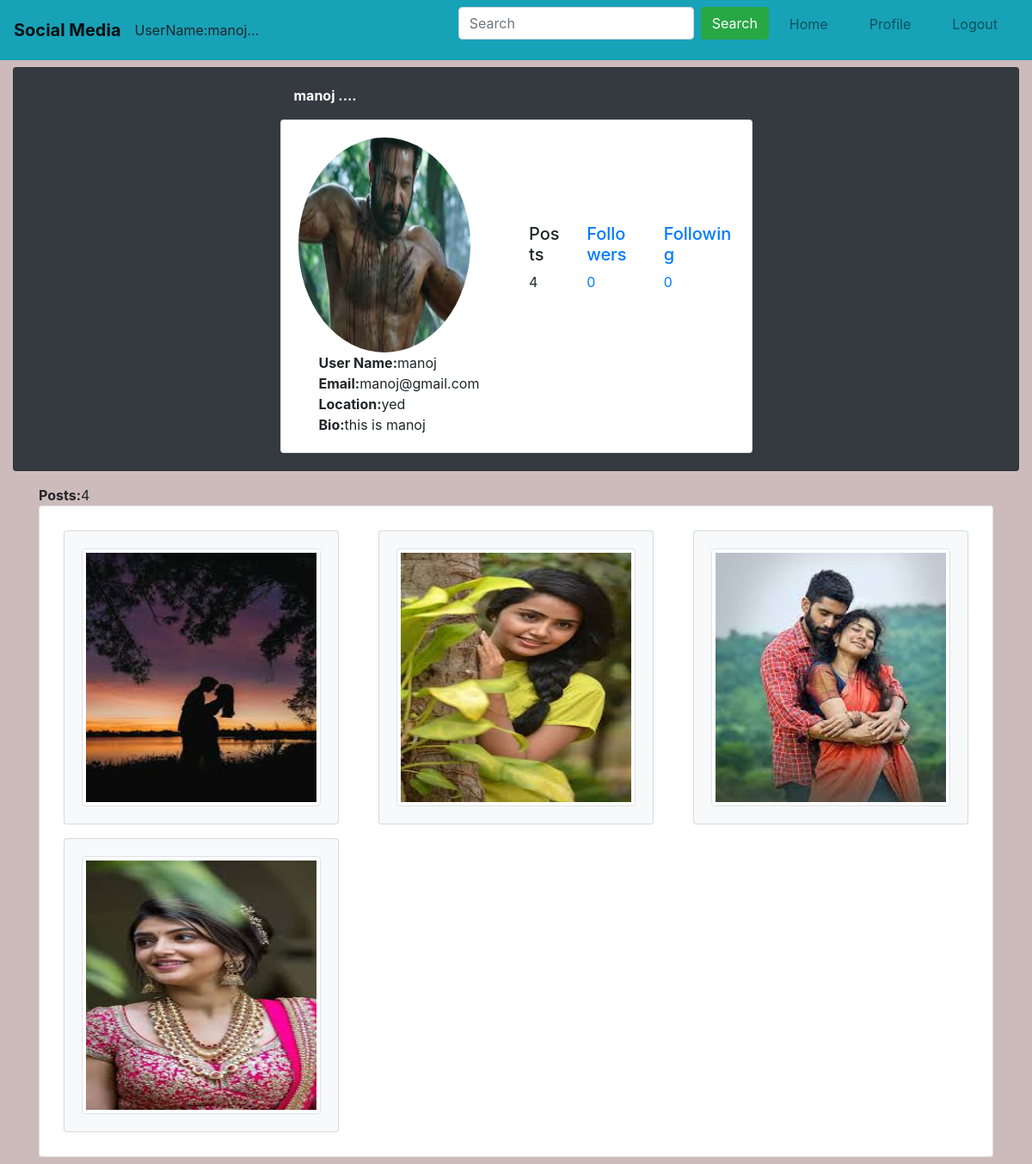
The page /users/profile/manoj (signed in) on the database its author committed.
### user1app/models.py (models this page shows, shortened)
class profile(models.Model):
    user=models.OneToOneField(User,on_delete=models.CASCADE)
    img=models.ImageField(default='default profile.jpg',upload_to='media')
    location=models.CharField(max_length=100,null=True,blank=True)
    bio=models.TextField(null=True,blank=True)

class upload(models.Model):
    user=models.ForeignKey(User,on_delete=models.CASCADE)
    post=models.FileField(upload_to='media',null=True)
    date_posted=models.DateTimeField(auto_now_add=True)

### usersapp/views.py (the view)
# urls.py: path('profile/<str:user>',views.profile_view,name='usersprofile'),
@login_required
def profile_view(request,user):
    data1=get_object_or_404(User,username=user)
    data=profile.objects.get(user=data1)
    data2=upload.objects.filter(user=data1)
    ashok1=follow_model.objects.filter(user=data1)
    ashok2=ashok1.count()
    ashok3=follow_model.objects.filter(profile_follow=data)
    ashok4=ashok3.count()
    ashok5=follow_model.objects.filter(user=request.user)
    ashok6=ashok5.values_list('profile_follow',flat=True)
    for i in data2:
            if i.post.name.lower().endswith(('.jpg','.png','.jpeg')):
                i.file_type = 'image'
            elif i.post.name.lower().endswith('.mp4'):
                i.file_type = 'video'
            elif i.post.name.lower().endswith(('.mp3', '.wav', '.ogg')):
                i.file_type = 'audio'
            else:
                i.file_type = 'other'
    a1=data2.count()
    return render(request,'usersprofile.html',{'data':data,'data2':data2,'a1':a1,'ashok2':ashok2,'ashok4':ashok4,'ashok6':ashok6})

### templates/usersprofile.html (shortened to what this page needs)
{% extends 'base.html' %}
{% load static %}
{% block content %}
{% include 'navbar.html' %}
<div class="container-fluid">
  <div class="row">
    <div class="col-md-12 ">
      <div class="card mt-2 mb-2 bg-dark">
        <div class="card-body">
          <div class="row">
            <div class="offset-md-3 col-md-6">
               <b class="m-3 text-white">{{data.user}} ....</b>
              <div class="card mt-3">
                <div class="card-body">
                  <div class="row">
                    <div class="col-md-6">
                      <img src="{{data.img.url}}" class="rounded-circle "width='200px'height='250px'><br>
<div class="ml-4">
                      <b class="">User Name:</b>{{data.user}} <br>
                      <b class="">Email:</b>{{data.user.email}}<br>
                      <b class="">Location:</b>{{data.location}} <br>
                      <b class="">Bio:</b>{{data.bio}}
</div>
                    </div>
                    <div class=" col-md-6"style="margin-top: 100px;">
                    <div class="row ">
                      <div class="col-md-3">
                        <h5>Posts</h5>{{a1}}
                      </div>
                      <div class="col-md-4">
                        <a href="{% url 'followers' data.user %}"><h5>Followers</h5>{{ashok4}}</a>
                      </div>
                      <div class="col-md-5">
                        <a href="{% url 'following' data.user %}"><h5>Following</h5>{{ashok2}}</a>
                      </div>
                    </div>
                    </div>
                  </div>
                </div>
              </div>
            </div>
          </div>
        </div>
      </div>
    </div>
  </div>
</div>
<div class="container mt-2 mb-2">
  <b>Posts:</b>{{a1}}
  <div class="row">
    <div class="col-md-12">
{% if data2 %}
      <div class="card ">
       <div class="card-body">
<div class="row">
  {% for i in data2 %}
  <div class="col-md-4">
    <div class="card m-2 bg-light">
      <div class="card-body">
        {% if i.file_type == 'image' %}
          <img src="{{ i.post.url }}" class="img-thumbnail" style="width: 300px; height: 300px;">
        {% elif i.file_type == 'video' %}
          <video width="300" height="300" controls>
            <source src="{{ i.post.url }}" type="video/mp4">
            Your browser does not support the video tag.
          </video>
        {% elif i.file_type == 'audio' %}
          <audio controls>
            <source src="{{ i.post.url }}" type="audio/mpeg">
            Your browser does not support the audio tag.
          </audio>
        {% else %}
          <a href="{{ i.post.url }}" target="_blank">{{ i.post.name }}</a>
        {% endif %}
      </div>
    </div>
  </div>
  {% endfor %}
</div>
       </div>
      </div>
    </div>
  </div>
  {% else %}
  <center>
<h4>No Posts</h4>
</center>
{% endif %}
</div>
{% endblock %}

### templates/navbar.html (shortened to what this page needs)
<nav class="navbar navbar-expand-lg navbar-light bg-info">
  <b><a class="navbar-brand" href="#">Social Media</a></b> UserName:{{user}}...
  <div class="collapse navbar-collapse justify-content-end" id="navbarNav">
  <ul class="navbar-nav">
    {% if request.user.is_authenticated %}
    <form class="form-inline" method="GET" action="{% url 'search'  %}">
      <input class="form-control mr-sm-2" type="text" placeholder="Search"name='keyword'>
      <button class="btn btn-success" type="submit">Search</button>
    </form>
    <li class="nav-item">
      <a class="nav-link mr-3 ml-3" href="{% url 'home' %}">Home <span class="sr-only">(current)</span></a>
    </li>
    <li class="nav-item">
      <a href="{% url 'Profile' %}" class="nav-link  mr-3 ml-3">Profile</a>
    </li>
    <li class="nav-item">
      <a class="nav-link  mr-3 ml-3" href="{% url 'log_out' %}">Logout</a>
    </li>
    {% endif %}
  </ul>
</div>
</nav>

### rows shown on the page
profile: user "manoj", img (picture), user.email "manoj@gmail.com", location "yed", bio "this is manoj"
upload: post (picture)
upload: post (picture)
upload: post (picture)
upload: post (picture)

### other values the page prints
{{ user }} "manoj"
{{ a1 }} "4"
{{ ashok4 }} "0"
{{ ashok2 }} "0"
